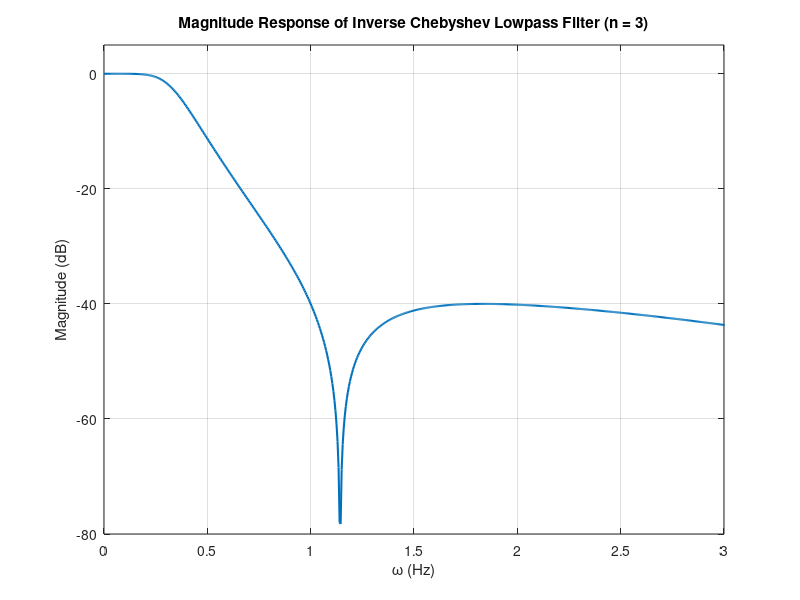

Write the MATLAB code that produced this figure.
% MATLAB Code for Inverse Chebyshev Lowpass Filter with n = 3

% Sampling frequency (arbitrary, since we use normalized frequencies)
Fs = 10; % Sampling frequency in Hz (for normalization)

% Specifications
Ap = 10; % Passband attenuation in dB
As = 40; % Stopband attenuation in dB
Fp = 1;  % Passband edge frequency in Hz
Fs_edge = 2; % Stopband edge frequency in Hz
n = 3;   % Filter order

% Normalize frequencies
Wp = Fp / (Fs / 2);      % Normalize passband edge frequency
Ws = Fs_edge / (Fs / 2); % Normalize stopband edge frequency

% Design the filter
[b, a] = cheby2(n, As, Wp, 'low');  % Design the Inverse Chebyshev filter

% Frequency response
omega = linspace(0, 3, 1000); % Define the frequency range (normalized)
[H, w] = freqz(b, a, 1000, Fs); % Compute frequency response with normalized frequencies

% Magnitude plot
figure;
plot(w, 20*log10(abs(H)), 'LineWidth', 1.5); % w / 1.1547 for at flytte singulariteten til 1 rad/s.
grid on;
xlabel('\omega (Hz)');
ylabel('Magnitude (dB)');
title('Magnitude Response of Inverse Chebyshev Lowpass Filter (n = 3)');
axis([0 3 -80 5]); % Adjust y-axis for better visualization
